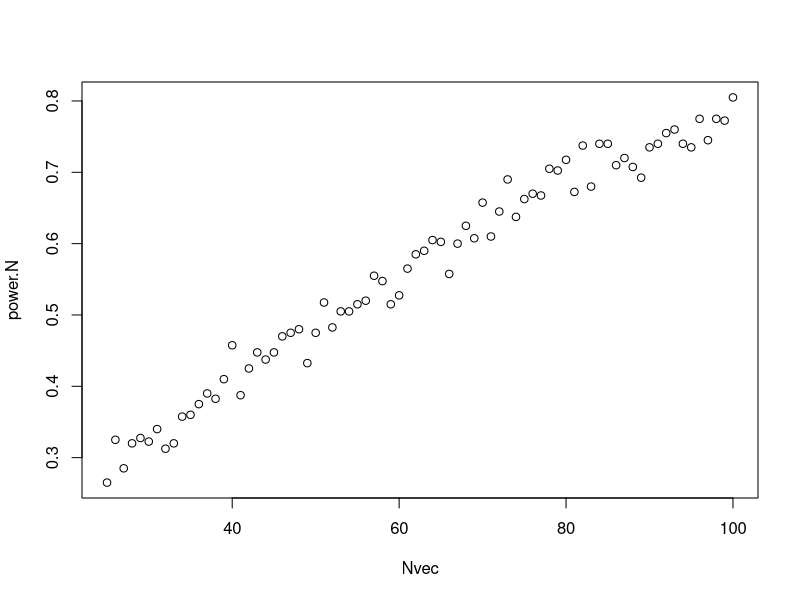

The R source for this figure: (Note: this script raises an error after producing the figure.)
a = 2  #desired slope
b = 1  #estimated intercept
sd = 20  #estimated variability defined by standard deviation
nsim = 400  #400 simulations
pval = numeric(nsim)  #placeholder for the second for loop output
Nvec = seq(25, 100, by = 1)  #vector for the range of sample sizes to be tested
power.N = numeric(length(Nvec))   #create placeholder for first for loop output
for (j in 1:length(Nvec)) {
  N = Nvec[j]  
  x = seq(1, 20, length = Nvec[j])  #x value length needs to match sample size (Nvec) length
  for (i in 1:nsim) {   #for this value of N, create random error 400 times
    y_det = a + b * x
    y = rnorm(N, mean = y_det, sd = sd)
    m = lm(y ~ x)
    pval[i] = coef(summary(m))["x", "Pr(>|t|)"]  #all the p values for 400 sims
  }  #cycle through all N values
  power.N[j] = sum(pval < 0.05)/nsim  #the proportion of correct p-values (i.e the power)
}
power.N
plot(Nvec, power.N)  #need about 90 - 100 samples for 80% power


set.seed(666)
x1 = rnorm(1000)           # some continuous variables 
x2 = rnorm(1000)
z = 1 + 2*x1 + 3*x2        # linear combination with a bias
pr = 1/(1+exp(-z))         # pass through an inv-logit function
y = rbinom(1000,1,pr)      # bernoulli response variable


samplSizes <- seq(from=25,to=500, by=5)
diffs <- c(1,2,3,4)
powerMat <- matrix(nrow=length(samplSizes)*length(diffs),ncol=3)
iter <- 0
for(N in samplSizes){
  for(d in diffs){
    simMat <- matrix(nrow=1000,ncol=3)
    for(s in 1:nsims){
      labelnames <- c("X1", "a", "b", "X2", "c", "d")
      mu1 <- rnorm(1,0,1)
      mu2 <- (mu1+d)
      mu3 <- rnorm(1,10,1)
      mu4 <- (mu3-d)
      sd1 <- abs(rnorm(1,0,15))
      design_result <- ANOVA_design(design = "2b*2b", 
                                    n = N, 
                                    mu = c(mu1, mu2, mu3, mu4), 
                                    sd = sd1, 
                                    labelnames = labelnames,
                                    plot = F) 
      output<-power_twoway_between(design_result)
      simMat[s,] <- c(N,output$power_AB,d)
    }
    iter <- iter + 1
    powerMat[iter, ] <- c(colMeans(simMat,na.rm = T))
  }
}

powerDf <- as.data.frame(powerMat)
colnames(powerDf) <- c("N","power","diff")
powerDf$diff <- as.factor(powerDf$diff)
library(ggplot2)

ggplot(powerDf, aes(x=N, y=power, group=diff)) +
  geom_line(aes(color=diff))+
  geom_point(aes(color=diff))

samplSizes <- seq(from=25,to=500, by=5)
diffs <- c(1,2,3,4)
powerMat3w <- matrix(nrow=length(samplSizes)*length(diffs)*length(diffs),ncol=4)
iter <- 0
for(N in samplSizes){
  for(d in diffs){
    for(d2 in diffs){
    simMat <- matrix(nrow=1000,ncol=4)
    for(s in 1:nsims){
      labelnames <- c("X1", "a", "b", "X2", "c", "d", "X3", "e", "f")
      mu1 <- rnorm(1,0,1)
      mu2 <- (mu1+d)
      mu3 <- rnorm(1,10,1)
      mu4 <- (mu3-d)
      mu5 <- rnorm(1,0,1)
      mu6 <- (mu5-d2)
      mu7 <- rnorm(1,10,1)
      mu8 <- (mu7+d2)
      sd1 <- abs(rnorm(1,0,15))
      design_result <- ANOVA_design(design = "2b*2b*2b", 
                                    n = N, 
                                    mu = c(mu1, mu2, mu3, mu4, mu5, mu6, mu7, mu8), 
                                    sd = sd1, 
                                    labelnames = labelnames,
                                    plot = F) 
      output<-power_threeway_between(design_result)
      simMat[s,] <- c(N,output$power_AB,d,d2)
    }
    iter <- iter + 1
    powerMat3w[iter, ] <- c(colMeans(simMat,na.rm = T))
    }
  }
}

powerDf3w <- as.data.frame(powerMat3w)
colnames(powerDf3w) <- c("N","power","diff","diff2")
powerDf3w$diff <- as.factor(powerDf3w$diff)
powerDf3w$diff2 <- as.factor(powerDf3w$diff2)

ggplot(powerDf, aes(x=N, y=power, group=diff)) +
  geom_line(aes(color=diff))+
  geom_point(aes(color=diff))

ggplot(powerDf3w, aes(N, power, group = interaction(diff, diff2), 
               color = diff, linetype = diff2)) +
  geom_line() + geom_point()

